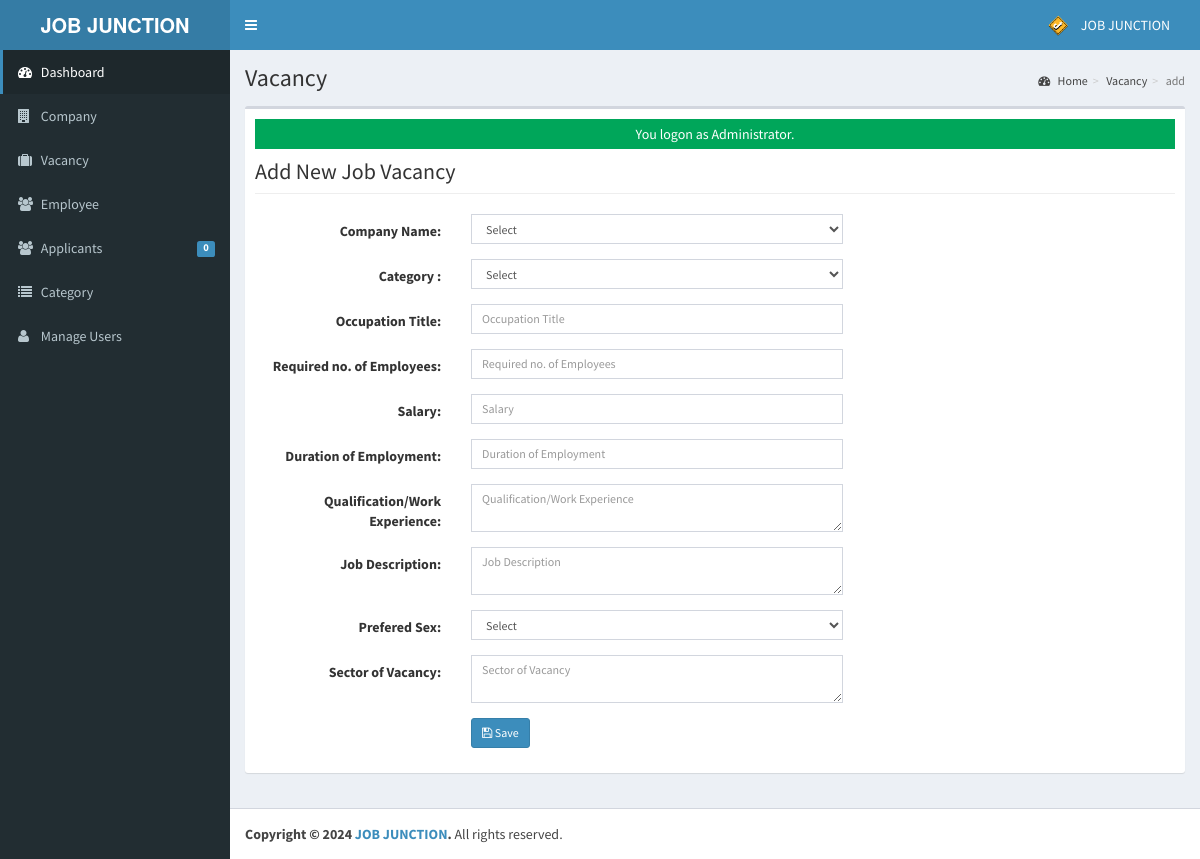
/admin/vacancy/index.php?view=add (signed in), run on the app's committed database.
### tables this page shows
CREATE TABLE `tblusers` (
  `USERID` varchar(30) NOT NULL,
  `FULLNAME` varchar(40) NOT NULL,
  `USERNAME` varchar(90) NOT NULL,
  `PASS` varchar(90) NOT NULL,
  `ROLE` varchar(30) NOT NULL,
  `PICLOCATION` varchar(255) NOT NULL
);

### admin/vacancy/index.php (called while the page is built, shortened)
<?php
require_once("../../include/initialize.php");
$title="Vacancy";
require_once ("../theme/templates.php");
?>

### include/database.php (called while the page is built, shortened)
<?php
class Database {
	var $sql_string = '';
	private $conn;
	public function open_connection() {
		$this->conn = mysqli_connect(server,user,pass);
		if(!$this->conn){
			echo "Problem in database connection! Contact administrator!";
			exit();
		}else{
			$db_select = mysqli_select_db($this->conn,database_name);
		}
	}
	function setQuery($sql='') {
		$this->sql_string=$sql;
	}
	function executeQuery() {
		$result = mysqli_query($this->conn,$this->sql_string);
		return $result;
	}
	private function confirm_query($result) {
		return $result;
	}
	function loadSingleResult() {
		$cur = $this->executeQuery();
		while ($row = mysqli_fetch_object($cur)) {
		return $data = $row;
		}
	}
}
$mydb = new Database();
?>

### include/accounts.php (called while the page is built, shortened)
<?php
require_once(LIB_PATH.DS.'database.php');
class User {
	protected static  $tblname = "tblusers";
	function single_user($id=""){
			global $mydb;
			$mydb->setQuery("SELECT * FROM ".self::$tblname."
				Where USERID= '{$id}' LIMIT 1");
			$cur = $mydb->loadSingleResult();
			return $cur;
	}
}
?>

### include/function.php (called while the page is built, shortened)
<?php
function currentpage(){
		$this_page = $_SERVER['SCRIPT_NAME'];
	    $bits = explode('/',$this_page);
		 return $bits[3];
	}
		?>

### admin/vacancy/add.php (the view, shortened to what this page needs)
<form class="form-horizontal span6" action="controller.php?action=add" method="POST">
               <div class="row">
                  <div class="col-lg-12">
                     <h1 class="page-header">Add New Job Vacancy</h1>
                   </div>
                </div>
                <div class="form-group">
                   <div class="col-md-8">
                     <label class="col-md-4 control-label" for=
                     "COMPANYNAME">Company Name:</label>
                     <div class="col-md-8">
                       <select class="form-control input-sm" id="COMPANYID" name="COMPANYID">
                         <option value="None">Select</option>
                       </select>
                     </div>
                   </div>
                 </div>
                    <div class="form-group">
                   <div class="col-md-8">
                     <label class="col-md-4 control-label" for=
                     "CATEGORY">Category :</label>
                     <div class="col-md-8">
                       <select class="form-control input-sm" id="CATEGORY" name="CATEGORY">
                         <option value="None">Select</option>
                       </select>
                     </div>
                   </div>
                 </div>
                 <div class="form-group">
                   <div class="col-md-8">
                     <label class="col-md-4 control-label" for=
                     "OCCUPATIONTITLE">Occupation Title:</label>
                     <div class="col-md-8">
                        <input class="form-control input-sm" id="OCCUPATIONTITLE" name="OCCUPATIONTITLE" placeholder="Occupation Title"   autocomplete="none"/>
                     </div>
                   </div>
                 </div>
                   <div class="form-group">
                   <div class="col-md-8">
                     <label class="col-md-4 control-label" for=
                     "REQ_NO_EMPLOYEES">Required no. of Employees:</label>
                     <div class="col-md-8">
                        <input class="form-control input-sm" id="REQ_NO_EMPLOYEES" name="REQ_NO_EMPLOYEES" placeholder="Required no. of Employees"   autocomplete="none"/>
                     </div>
                   </div>
                 </div>
                 <div class="form-group">
                   <div class="col-md-8">
                     <label class="col-md-4 control-label" for=
                     "SALARIES">Salary:</label>
                     <div class="col-md-8">
                        <input class="form-control input-sm" id="SALARIES" name="SALARIES" placeholder="Salary"   autocomplete="none"/>
                     </div>
                   </div>
                 </div>
                 <div class="form-group">
                   <div class="col-md-8">
                     <label class="col-md-4 control-label" for=
                     "DURATION_EMPLOYEMENT">Duration of Employment:</label>
                     <div class="col-md-8">
                        <input class="form-control input-sm" id="DURATION_EMPLOYEMENT" name="DURATION_EMPLOYEMENT" placeholder="Duration of Employment"   autocomplete="none"/>
                     </div>
                   </div>
                 </div>
                 <div class="form-group">
                   <div class="col-md-8">
                     <label class="col-md-4 control-label" for=
                     "QUALIFICATION_WORKEXPERIENCE">Qualification/Work Experience:</label>
                     <div class="col-md-8">
                       <textarea class="form-control input-sm" id="QUALIFICATION_WORKEXPERIENCE" name="QUALIFICATION_WORKEXPERIENCE" placeholder="Qualification/Work Experience"   autocomplete="none"></textarea>
                     </div>
                   </div>
                 </div>
                 <div class="form-group">
                   <div class="col-md-8">
                     <label class="col-md-4 control-label" for=
                     "JOBDESCRIPTION">Job Description:</label>
                     <div class="col-md-8">
                       <textarea class="form-control input-sm" id="JOBDESCRIPTION" name="JOBDESCRIPTION" placeholder="Job Description"   autocomplete="none"></textarea>
                     </div>
                   </div>
                 </div>
                <div class="form-group">
                   <div class="col-md-8">
                     <label class="col-md-4 control-label" for=
                     "PREFEREDSEX">Prefered Sex:</label>
                     <div class="col-md-8">
                         <select class="form-control input-sm" id="PREFEREDSEX" name="PREFEREDSEX">
                         <option value="None">Select</option>
                       </select>
                     </div>
                   </div>
                 </div>
                 <div class="form-group">
                   <div class="col-md-8">
                     <label class="col-md-4 control-label" for=
                     "SECTOR_VACANCY">Sector of Vacancy:</label>
                     <div class="col-md-8">
                       <textarea class="form-control input-sm" id="SECTOR_VACANCY" name="SECTOR_VACANCY" placeholder="Sector of Vacancy"   autocomplete="none"></textarea>
                     </div>
                   </div>
                 </div>
                 <div class="form-group">
                   <div class="col-md-8">
                     <label class="col-md-4 control-label" for=
                     "idno"></label>
                     <div class="col-md-8">
                        <button class="btn btn-primary btn-sm" name="save" type="submit" ><span class="fa fa-save fw-fa"></span> Save</button>
                    </div>
                   </div>
                 </div>
       </form>

### admin/theme/templates.php (shortened to what this page needs)
<!DOCTYPE html>
<html>
<head>
    <link rel="stylesheet" href="<?php echo web_root;?>bootstrap/css/bootstrap.min.css">
    <link rel="stylesheet" href="<?php echo web_root;?>plugins/font-awesome/css/font-awesome.min.css">
    <link rel="stylesheet" href="<?php echo web_root;?>dist/css/AdminLTE.min.css">
    <link rel="stylesheet" href="<?php echo web_root;?>dist/css/skins/_all-skins.min.css">
    <link rel="stylesheet" href="<?php echo web_root;?>plugins/iCheck/flat/blue.css">
    <link rel="stylesheet" href="<?php echo web_root;?>plugins/morris/morris.css">
    <link rel="stylesheet" href="<?php echo web_root;?>plugins/jvectormap/jquery-jvectormap-1.2.2.css">
    <link href="<?php echo web_root; ?>plugins/datepicker/bootstrap-datetimepicker.min.css" rel="stylesheet"
        media="screen">
    <link rel="stylesheet" href="<?php echo web_root;?>plugins/dataTables/jquery.dataTables.min.css">
    <link rel="stylesheet" href="<?php echo web_root;?>plugins/bootstrap-wysihtml5/bootstrap3-wysihtml5.min.css">
</head>
<body class="hold-transition skin-blue fixed sidebar-mini">
    <div class="wrapper">
        <header class="main-header">
            <a href="<?php echo web_root;?>/admin/" class="logo">
                <span class="logo-lg"><b>JOB JUNCTION</b></span>
            </a>
            <nav class="navbar navbar-static-top" role="navigation">
                <a href="#" class="sidebar-toggle" data-toggle="offcanvas" role="button">
                </a>
                <div class="navbar-custom-menu">
                    <ul class="nav navbar-nav">
                        <?php
              $user = New User();
              $singleuser = $user->single_user($_SESSION['ADMIN_USERID']);
          ?>
                        <li class="dropdown user user-menu" style="padding-right: 15px;">
                            <a href="#" class="dropdown-toggle" data-toggle="dropdown">
                                <img src="<?php echo web_root.'admin/user/'. $singleuser->PICLOCATION;?>"
                                    class="user-image" alt="User Image">
                                <span class="hidden-xs"><?php echo $singleuser->FULLNAME; ?></span>
                            </a>
                        </li>
                    </ul>
                </div>
            </nav>
        </header>
        <aside class="main-sidebar">
            <section class="sidebar">
                <ul class="sidebar-menu">
                    <li class="<?php echo (currentpage() == 'index.php') ? "active" : false;?>">
                        <a href="<?php echo web_root ;?>admin/">
                            <i class="fa fa-dashboard"></i> <span>Dashboard</span>
                        </a>
                    </li>
                    <li class="<?php echo (currentpage() == 'company') ? "active" : false;?>">
                        <a href="<?php echo web_root ;?>admin/company/">
                            <i class="fa fa-building"></i> <span>Company</span>
                        </a>
                    </li>
                    <li class="<?php echo (currentpage() == 'vacancy') ? "active" : false;?>">
                        <a href="<?php echo web_root ;?>admin/vacancy/">
                            <i class="fa fa-suitcase"></i> <span>Vacancy</span>
                        </a>
                    </li>
                    <li class="<?php echo (currentpage() == 'employee') ? "active" : false;?>">
                        <a href="<?php echo web_root ;?>admin/employee/">
                            <i class="fa fa-users"></i> <span>Employee</span>
                        </a>
                    </li>
                    <li class="<?php echo (currentpage() == 'applicants') ? "active" : false;?>">
                        <a href="<?php echo web_root ;?>admin/applicants/">
                            <i class="fa fa-users"></i> <span>Applicants</span>
                            <span class="label label-primary pull-right">
                                <?php
                $sql = "SELECT count(*) as 'APPL' FROM `tbljobregistration` WHERE `PENDINGAPPLICATION`=1";
                $mydb->setQuery($sql);
                $pending = $mydb->loadSingleResult();
                echo $pending->APPL;
              ?>
                            </span>
                        </a>
                    </li>
                    <li class="<?php echo (currentpage() == 'category') ? "active" : false;?>">
                        <a href="<?php echo web_root ;?>admin/category/">
                            <i class="fa fa-list"></i> <span>Category</span>
                        </a>
                    </li>
                    <li class="<?php echo (currentpage() == 'user') ? "active" : false;?>">
                        <a href="<?php echo web_root; ?>admin/user/">
                            <i class="fa fa-user"></i> <span>Manage Users</span> </a>
                    </li>
                </ul>
            </section>
        </aside>
        <div class="content-wrapper">
            <section class="content-header">
                <h1>
                    <?php echo isset($title) ? $title : ''; ?>
                </h1>
                <ol class="breadcrumb">
                    <?php
          if ($title!='Home') {
            $active_title = '';
            if (isset($_GET['view'])) {
              $active_title = '<li class='.$active_title.'><a href="index.php">'.$title.'</a></li>';
            }else{
              $active_title = '<li class='.$active_title.'>'.$title.'</li>';
            }
            echo '<li><a href='.web_root.'admin/><i class="fa fa-dashboard"></i> Home</a></li>';
            echo  $active_title;
            echo  isset($_GET['view']) ? '<li class="active">'.$_GET['view'].'</li>' : '';
          }
        ?>
                </ol>
            </section>
            <section class="content">
                <div class="row">
                    <div class="col-xs-12">
                        <div class="box">
                            <div class="box-body">
                                <?php
               require_once $content;
               ?>
                            </div>
                        </div>
                    </div>
                </div>
            </section>
        </div>
        <footer class="main-footer">
            <strong>Copyright &copy; 2024 <a href="#">JOB JUNCTION</a>.</strong> All rights
            reserved.
        </footer>
</body>
</html>

### data on the page
tblusers: PICLOCATION (picture), FULLNAME "JOB JUNCTION"

### other printed values
$pending->APPL "0"
$title "Vacancy"
$_GET['view'] "add"
$_SESSION['message'] "You logon as Administrator."
